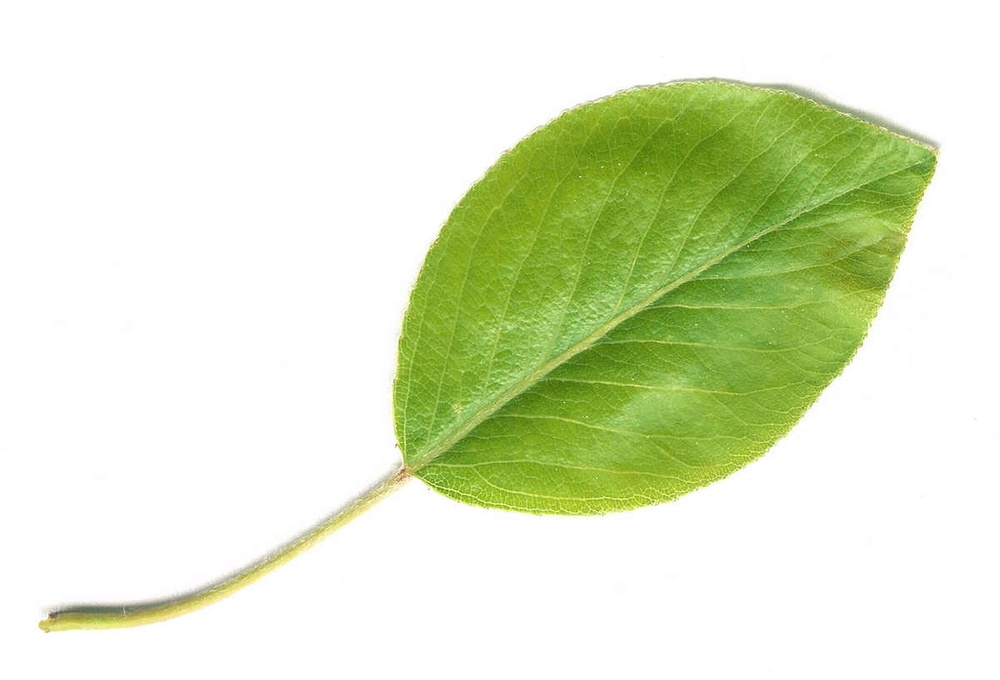
#> input picture lightPicture/myImage.jpg, 1000 x 680 px, shrunk from 1200 x 816 before the run
$ python t3.py   (older library calls are emulated)
#> lines starting #> are read from the running program, lines starting #| are printed output that depends on the picture; long printed decimals are rounded
#!/usr/local/bin/python3
# -*-coding:utf-8 -*-
import cv2
import os
import time

imgPath="./lightPicture/myImage.jpg"

image = cv2.imread(imgPath)
#> image is the input picture: shape (680, 1000, 3); mean B, G, R 202.9, 233.5, 223.7

img2gray = cv2.cvtColor(image, cv2.COLOR_BGR2GRAY)
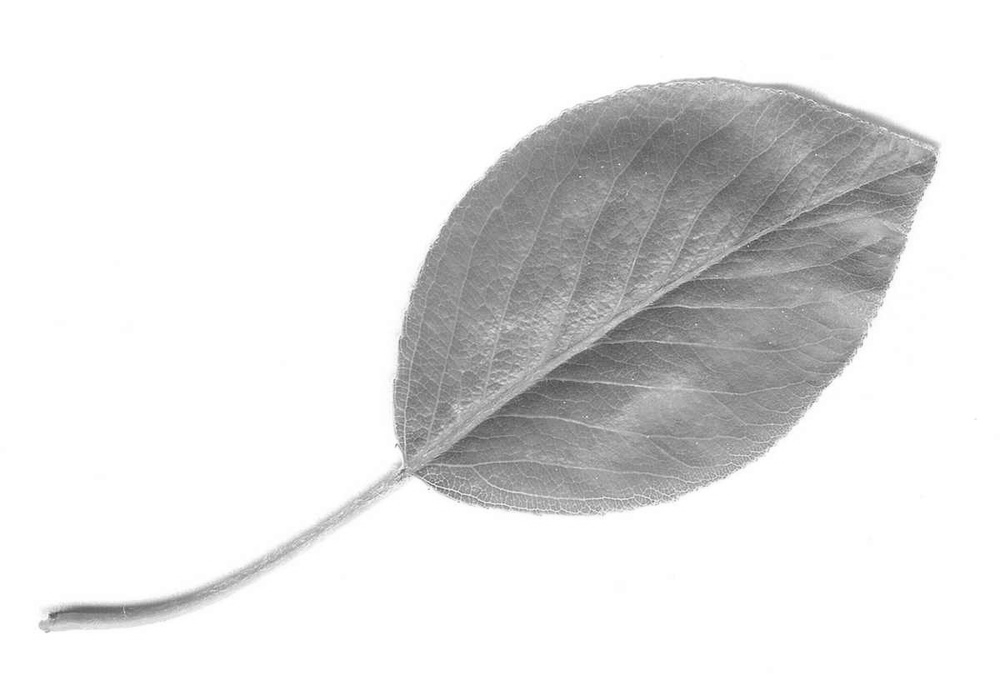
#> img2gray: shape (680, 1000); min 61, max 255, mean 227.1
cv2.imwrite("./darkPicture/gray.jpg", img2gray)

img2HSV = cv2.cvtColor(image, cv2.COLOR_BGR2HSV)
#> img2HSV: shape (680, 1000, 3); mean H, S, V 12.1, 45.3, 233.5
cv2.imwrite("./darkPicture/hsv.jpg", img2HSV)

imageVar = cv2.Laplacian(img2gray, cv2.CV_64F).var()
#> imageVar = 215.6

print("clarity:", imageVar)
#| clarity: 215.596

#获取灰度图矩阵的行数和列数
r,c = img2gray.shape[:2];
#> r = 680; c = 1000
dark_sum=0;	#偏暗的像素 初始化为0个
dark_prop=0;	#偏暗像素所占比例初始化为0
piexs_sum=r*c;	#整个弧度图的像素个数为r*c
#> piexs_sum = 680000

#遍历灰度图的所有像素
for row in img2gray:
    for colum in row:
        if colum<40:	#人为设置的超参数,表示0~39的灰度值为暗
            dark_sum+=1;
#> after the loop, dark_sum = 0
dark_prop=dark_sum/(piexs_sum);
#> dark_prop = 0
print("dark_sum:"+str(dark_sum));
#| dark_sum:0
print("piexs_sum:"+str(piexs_sum));
#| piexs_sum:680000
print("dark_prop=dark_sum/piexs_sum:"+str(dark_prop));
#| dark_prop=dark_sum/piexs_sum:0.0
if dark_prop >=0.75:	#人为设置的超参数:表示若偏暗像素所占比例超过0.78,则这张图被认为整体环境黑暗的图片
    print("pic is dark!");
else:
    print("pic is bright!")
